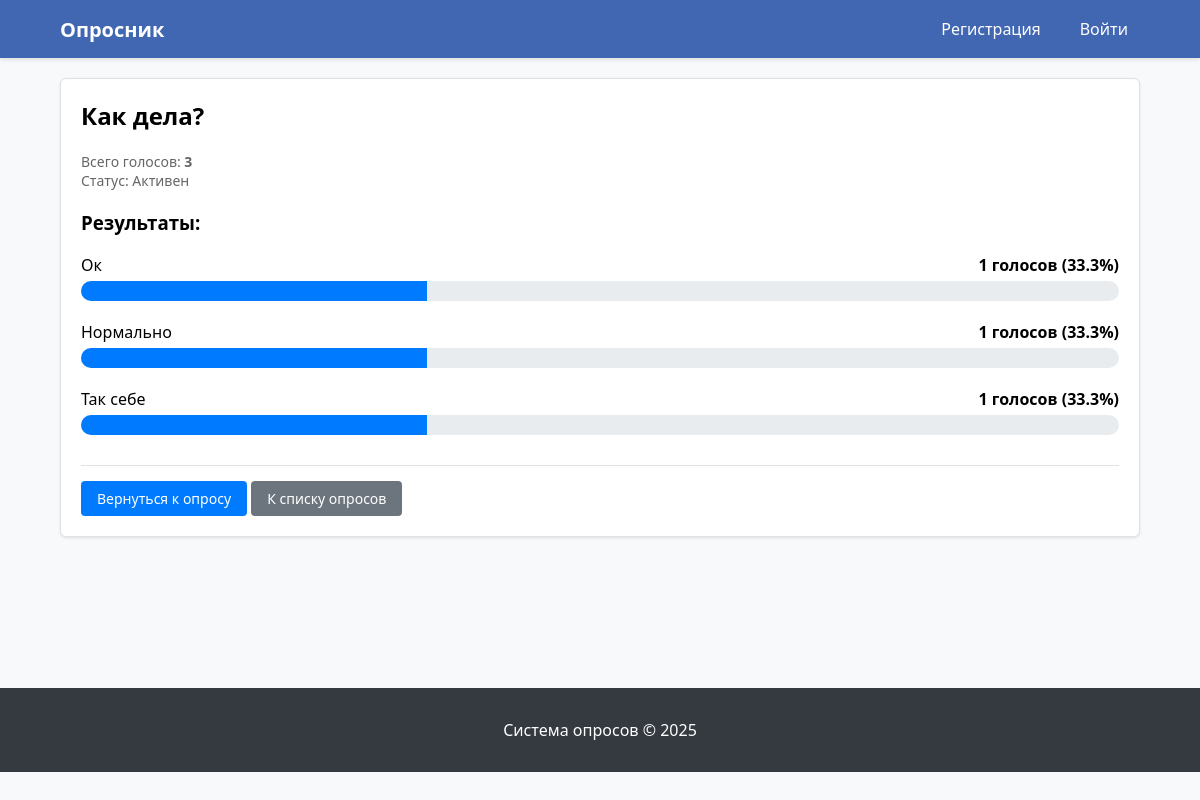
/polls/8/results/, run on an earlier commit of the app's database.
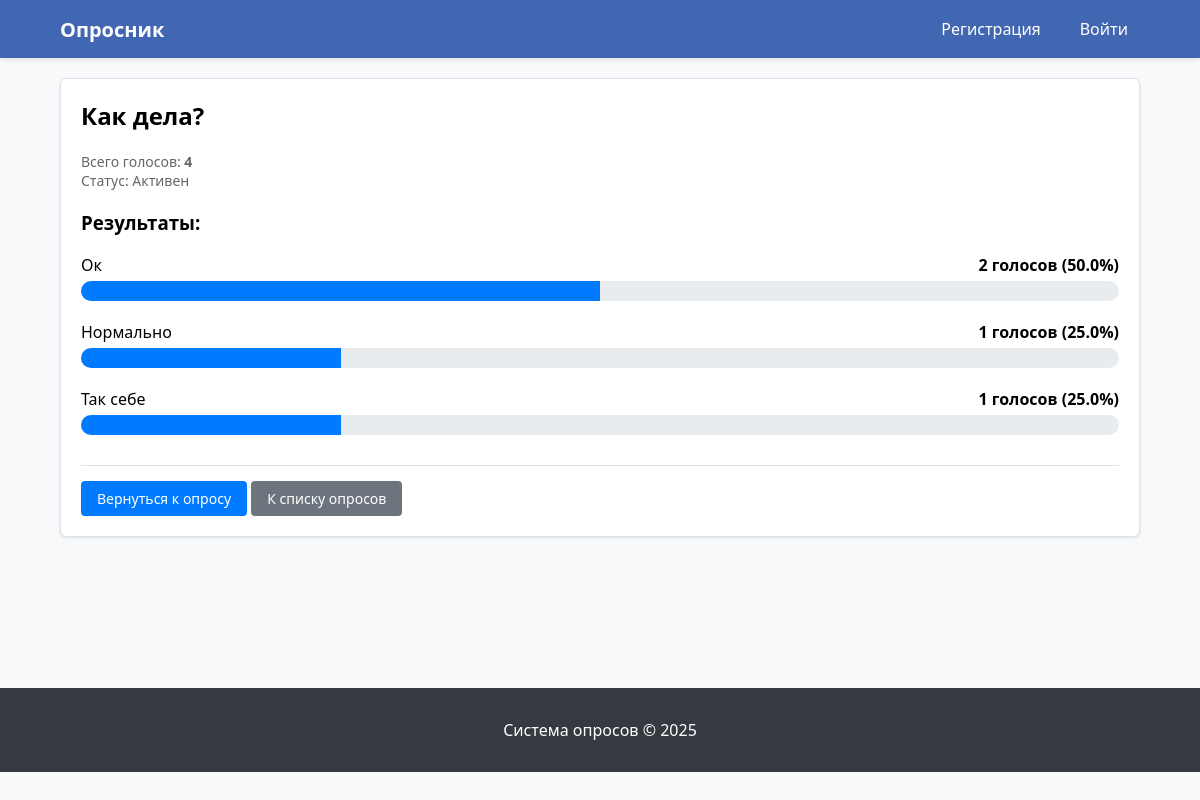
And on a later commit of the database.
### polls/models.py (models this page shows, shortened)
class Choice(models.Model):
    question = models.ForeignKey(Question, on_delete=models.CASCADE, verbose_name='вопрос')
    choice_text = models.CharField(max_length=200, verbose_name='текст варианта')
    votes = models.IntegerField(default=0, verbose_name='голоса')
    voters = models.ManyToManyField(User, blank=True, related_name='votes', verbose_name='проголосовавшие')
    def get_percentage(self, total_votes):
        if total_votes > 0:
            return (self.votes / total_votes) * 100
        return 0

### polls/views.py (the view)
# urls.py: path('<int:question_id>/results/', views.results, name='results'),
def results(request, question_id):
    question = get_object_or_404(Question, pk=question_id)
    total_votes = sum(choice.votes for choice in question.choice_set.all())
    choices = []
    for choice in question.choice_set.all():
        percentage = choice.get_percentage(total_votes) if total_votes > 0 else 0
        choices.append({
            'choice': choice,
            'percentage': round(percentage, 1)
        })
    return render(request, 'polls/results.html', {
        'question': question,
        'choices': choices,
        'total_votes': total_votes,
    })

### polls/models.py (called while the page is built)
    def is_active(self):
        if self.end_date:
            return timezone.now() <= self.end_date
        return True  # Если end_date не указан, опрос всегда активен

### polls/templates/polls/results.html
{% extends 'polls/base.html' %}
{% block content %}
<div class="card">
    <h2 style="margin-top: 0;">{{ question.question_text }}</h2>
    <div style="font-size: 14px; color: #666; margin-bottom: 20px;">
        <div>Всего голосов: <strong>{{ total_votes }}</strong></div>
        <div>Статус: {% if question.is_active %}Активен{% else %}Завершен{% endif %}</div>
    </div>
    <h3>Результаты:</h3>
    {% for choice_data in choices %}
        <div style="margin-bottom: 20px;">
            <div style="display: flex; justify-content: space-between; margin-bottom: 5px;">
                <div>{{ choice_data.choice.choice_text }}</div>
                <div><strong>{{ choice_data.choice.votes }} голосов ({{ choice_data.percentage }}%)</strong></div>
            </div>
            <div style="background: #e9ecef; height: 20px; border-radius: 10px; overflow: hidden;">
                <div style="background: #007bff; height: 100%; width: {{ choice_data.percentage }}%;"></div>
            </div>
        </div>
    {% endfor %}
    <div style="margin-top: 30px; padding-top: 15px; border-top: 1px solid #dee2e6;">
        <a href="{% url 'polls:detail' question.id %}" class="btn">Вернуться к опросу</a>
        <a href="{% url 'polls:index' %}" class="btn btn-secondary">К списку опросов</a>
    </div>
</div>
{% endblock %}

What changed in the data, as far as the page shows it:
changed Choice "Ок": choice.votes "1" → "2"; percentage "33.3" → "50.0"; {{ choice_data.percentage }} 33.3 → 50.0 (drawn)
computed for Choice "Нормально": percentage "33.3" → "25.0"; {{ choice_data.percentage }} 33.3 → 25.0 (drawn)
computed for Choice "Так себе": percentage "33.3" → "25.0"; {{ choice_data.percentage }} 33.3 → 25.0 (drawn)
Also different on the page:
{{ total_votes }}: "3" → "4"
